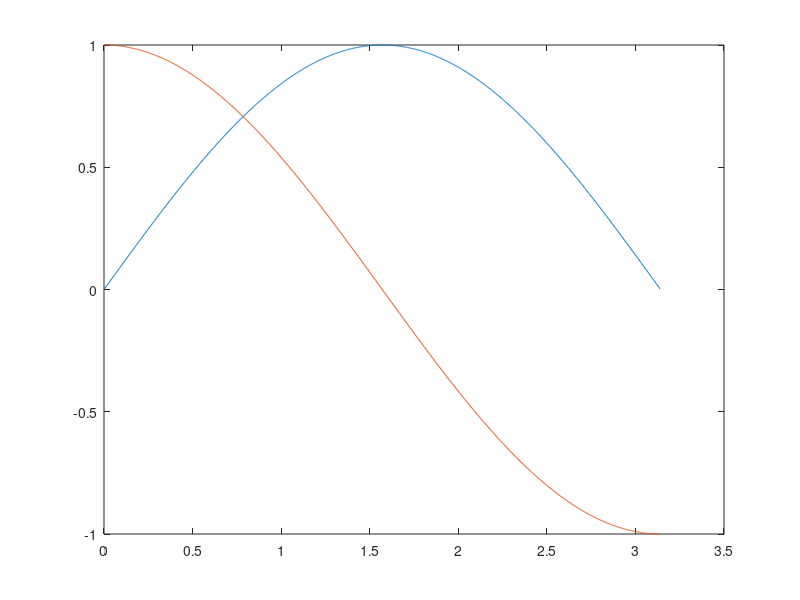

MATLAB code for this plot: (Note: this script raises an error after producing the figure.)
iq_width = 16;
N = 1024;

%f = linspace(0, pi, N);
f = 0:pi/N:(pi - pi/N);

data_i = sin(f) * (2^(iq_width-1) - 1)/(2^(iq_width-1));
data_q = cos(f) * (2^(iq_width-1) - 1)/(2^(iq_width-1));

figure(1);
plot(f, data_i, f, data_q);

quantized_data_i = fi(data_i, 1, iq_width, iq_width - 1);
quantized_data_q = fi(data_q, 1, iq_width, iq_width - 1);

plot(f, quantized_data_i, f, quantized_data_q);



%%

s = "";
for ii = 1:N
    d_i = quantized_data_i(ii);
    d_q = quantized_data_q(ii);
    
    s = s + sprintf('%4d => \"%s%s\", ', ii - 1, d_q.bin, d_i.bin);
    if mod(ii-1, 8) == 7
        s = s + "\n";
    end
end
s = s + "\n";
fprintf(s)
